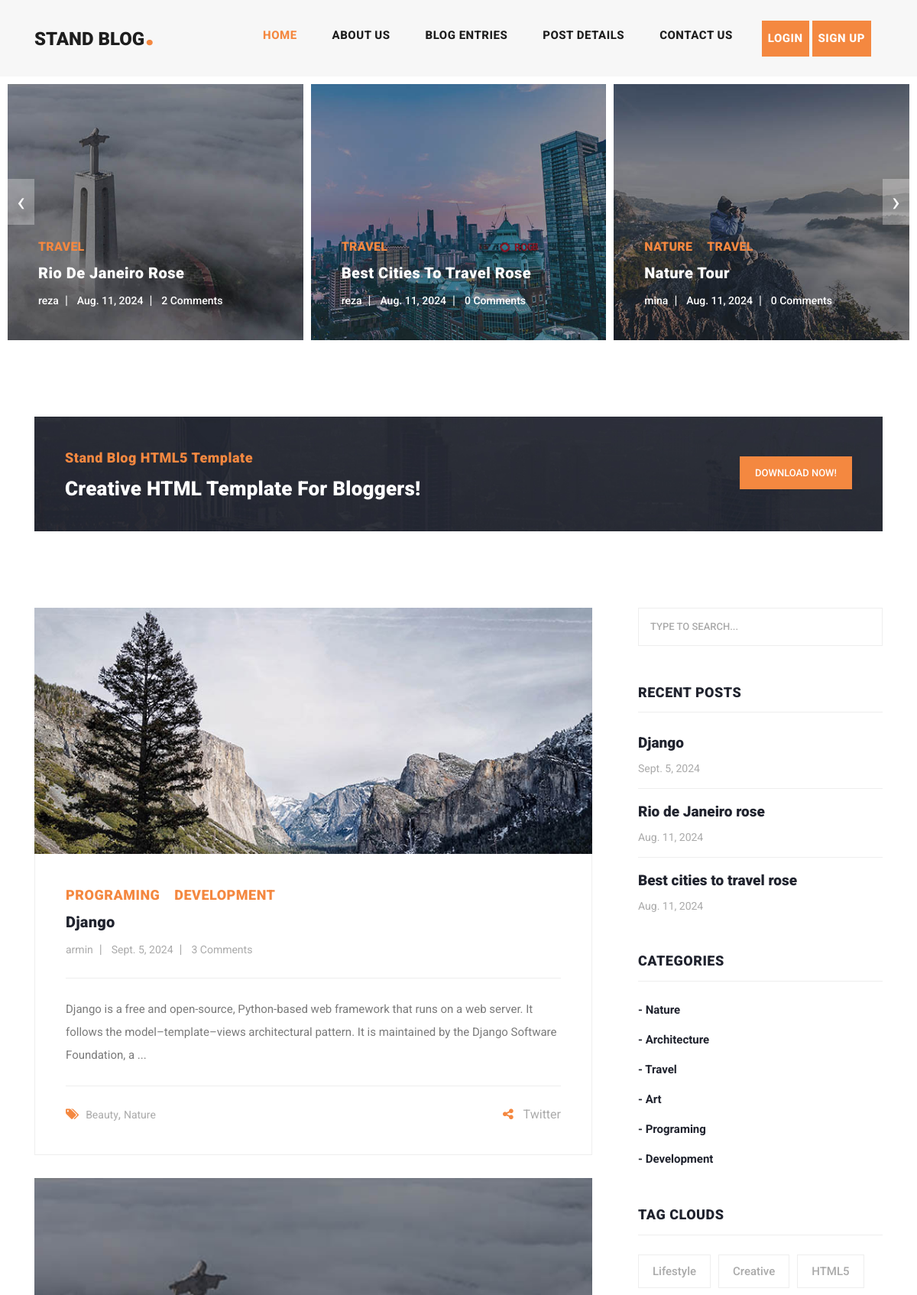
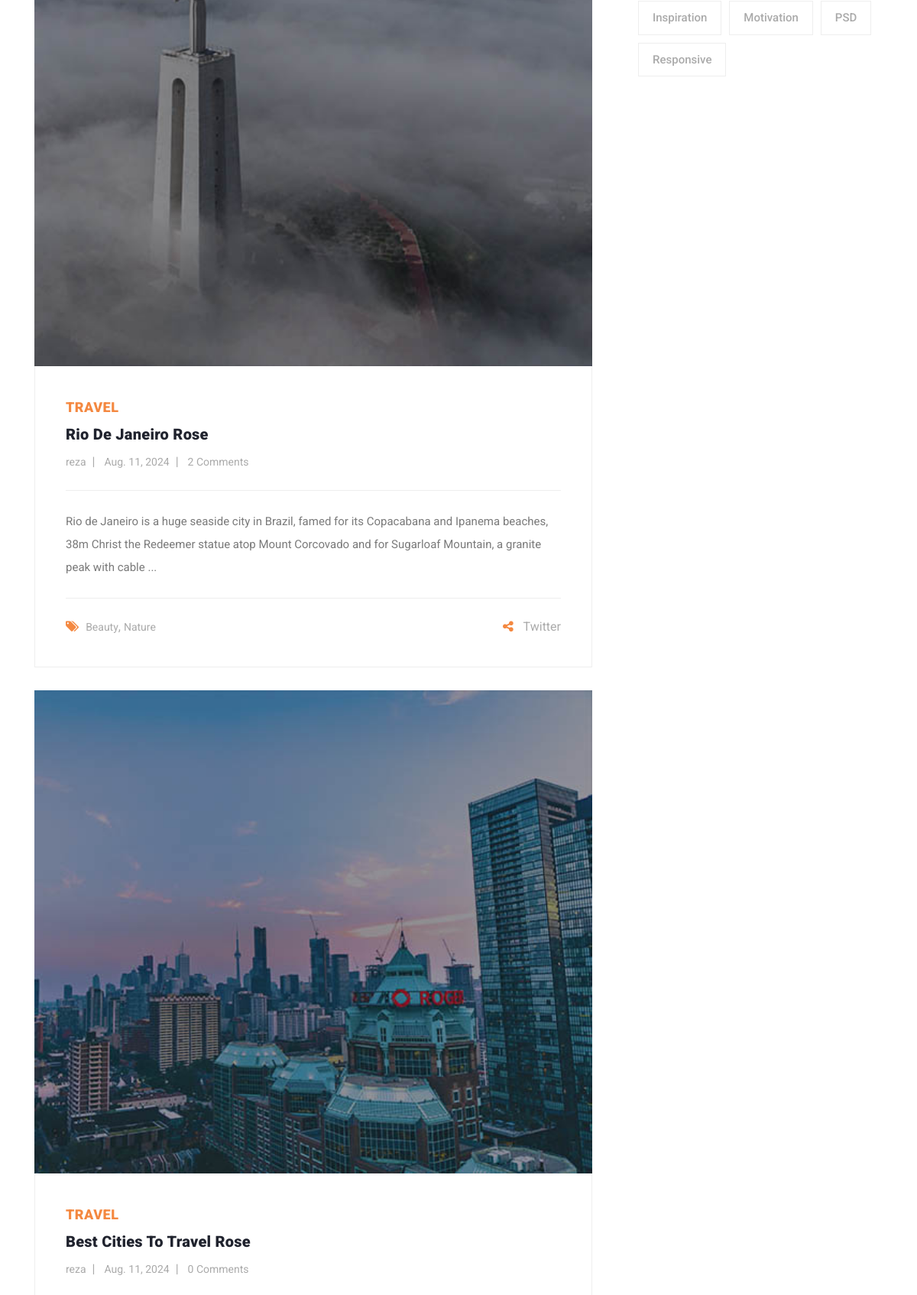
The page / (upper part) on the database its author committed (2 pictures, top to bottom).
### blog_app/models.py (models this page shows, shortened)
class Post(models.Model):
    author = models.ForeignKey(User, on_delete=models.CASCADE)
    title = models.CharField(max_length=100, unique_for_date='pub_date')
    category = models.ManyToManyField(Category)
    body = models.TextField()
    image = models.ImageField(upload_to='img/post')
    published = models.BooleanField(default=True)
    created = models.DateField(auto_now_add=True)
    updated = models.DateField(auto_now=True)
    pub_date = models.DateField(default=timezone.now())
    objects = ModelManager()
    class Meta:
        ordering = ('created',)
    def get_absolute_url(self):
        return reverse('blog:post_details', kwargs={'pk': self.pk})

class Category(models.Model):
    title = models.CharField(max_length=100)
    created = models.TimeField(auto_now_add=True)
    def __str__(self):
        return self.title

### home_app/views.py (the view)
# urls.py: 2. Add a URL to urlpatterns:  path('', views.home, name='home')
def home(request):
    posts = Post.objects.all()
    return render(request, template_name='home_app/index.html', context={'posts': posts})

### context_processors/context_processors.py (called while the page is built)
def recent_posts(request):
    return {'recent_posts': Post.objects.order_by('-created')[:3]}

def categorise(request):
    return {'categorise': Category.objects.all()}

### home_app/templates/home_app/index.html (shortened to what this page needs)
{% extends 'base.html' %}
{% load static %}
{% load social_share %}
{% block content %}
    <div class="main-banner header-text">
        <div class="container-fluid">
            <div class="owl-banner owl-carousel">
                {% for post in posts %}
                    <div class="item">
                        <img src="{{ post.image.url }}" alt="">
                        <div class="item-content">
                            <div class="main-content">
                                <div class="meta-category">
                                    {% for cat in post.category.all %}
                                        <span style="margin-right: 15px">{{ cat.title }}</span>
                                    {% endfor %}
                                </div>
                                <a href="{% url 'blog:post_details' post.pk %}"><h4>{{ post.title }}</h4></a>
                                <ul class="post-info">
                                    <li><a href="#">{{ post.author }}</a></li>
                                    <li><a href="#">{{ post.created }}</a></li>
                                    <li><a href="#">{{ post.comments.count }} Comments</a></li>
                                </ul>
                            </div>
                        </div>
                    </div>
                {% endfor %}
            </div>
        </div>
    </div>
    <section class="call-to-action">
        <div class="container">
            <div class="row">
                <div class="col-lg-12">
                    <div class="main-content">
                        <div class="row">
                            <div class="col-lg-8">
                                <span>Stand Blog HTML5 Template</span>
                                <h4>Creative HTML Template For Bloggers!</h4>
                            </div>
                            <div class="col-lg-4">
                                <div class="main-button">
                                    <a rel="nofollow" href="https://templatemo.com/tm-551-stand-blog"
                                       target="_parent">Download Now!</a>
                                </div>
                            </div>
                        </div>
                    </div>
                </div>
            </div>
        </div>
    </section>
    <section class="blog-posts">
        <div class="container">
            <div class="row">
                <div class="col-lg-8">
                    <div class="all-blog-posts">
                        <div class="row">
                            {% for post in recent_posts %}
                                <div class="col-lg-12">
                                    <div class="blog-post">
                                        <div class="blog-thumb">
                                            <img src="{{ post.image.url }}" alt="">
                                        </div>
                                        <div class="down-content">
                                            {% for cat in post.category.all %}
                                                <span style="margin-right: 15px">{{ cat }}</span>
                                            {% endfor %}
                                            <a href="{{ post.get_absolute_url }}"><h4>{{ post.title }}</h4>
                                            </a>
                                            <ul class="post-info">
                                                <li><a href="#">{{ post.author }}</a></li>
                                                <li><a href="#">{{ post.created }}</a></li>
                                                <li><a href="#">{{ post.comments.count }} Comments</a></li>
                                            </ul>
                                            <p>{{ post.body|slice:':200' }} ...</p>
                                            <div class="post-options">
                                                <div class="row">
                                                    <div class="col-6">
                                                        <ul class="post-tags">
                                                            <li><i class="fa fa-tags"></i></li>
                                                            <li><a href="#">Beauty</a>,</li>
                                                            <li><a href="#">Nature</a></li>
                                                        </ul>
                                                    </div>
                                                    <div class="col-6">
                                                        <ul class="post-share">
                                                            <li><i class="fa fa-share-alt"></i></li>
                                                            <li>Twitter</li>
                                                        </ul>
                                                    </div>
                                                </div>
                                            </div>
                                        </div>
                                    </div>
                                </div>
                            {% endfor %}
                        </div>
                    </div>
                </div>
                {% include 'includes/sidebar.html' %}
            </div>
        </div>
    </section>
{% endblock %}

### templates/includes/sidebar.html
<div class="col-lg-4">
    <div class="sidebar">
        <div class="row">
            <div class="col-lg-12">
                <div class="sidebar-item search">
                    <form id="search_form" name="gs" method="GET" action="{% url 'blog:search_posts' %}">
                        <input type="text" name="q" class="searchText"
                               placeholder="type to search..." autocomplete="on">
                    </form>
                </div>
            </div>
            <div class="col-lg-12">
                <div class="sidebar-item recent-posts">
                    <div class="sidebar-heading">
                        <h2>Recent Posts</h2>
                    </div>
                    <div class="content">
                        <ul>
                            {% for post in recent_posts %}
                                <li><a href={{ post.get_absolute_url }}>
                                    <h5>{{ post.title }}</h5>
                                    <span>{{ post.created }}</span>
                                </a></li>
                            {% endfor %}
                        </ul>
                    </div>
                </div>
            </div>
            <div class="col-lg-12">
                <div class="sidebar-item categories">
                    <div class="sidebar-heading">
                        <h2>Categories</h2>
                    </div>
                    <div class="content">
                        <ul>
                            {% for cat in categorise %}
                                <li><a href="{% url 'blog:category_details' cat.pk %}">- {{ cat.title }}</a></li>
                            {% endfor %}
                        </ul>
                    </div>
                </div>
            </div>
            <div class="col-lg-12">
                <div class="sidebar-item tags">
                    <div class="sidebar-heading">
                        <h2>Tag Clouds</h2>
                    </div>
                    <div class="content">
                        <ul>
                            <li><a href="#">Lifestyle</a></li>
                            <li><a href="#">Creative</a></li>
                            <li><a href="#">HTML5</a></li>
                            <li><a href="#">Inspiration</a></li>
                            <li><a href="#">Motivation</a></li>
                            <li><a href="#">PSD</a></li>
                            <li><a href="#">Responsive</a></li>
                        </ul>
                    </div>
                </div>
            </div>
        </div>
    </div>
</div>

### rows shown on the page
Post: image (picture), title "Rio De Janeiro Rose", author "reza", created "Aug. 11, 2024", comments.count "2", body "Rio de Janeiro is a huge seaside city in Brazil, famed for its Copacabana and Ipanema beaches, 38m Christ the Redeemer statue atop Mount Corcovado and for Sugarloaf Mountain, a granite peak with cable", title "Rio de Janeiro rose"
Category: title "TRAVEL", title "Travel"
Post: image (picture), title "Best Cities To Travel Rose", author "reza", created "Aug. 11, 2024", comments.count "0", title "Best cities to travel rose"
Post: image (picture), title "Nature Tour", author "mina", created "Aug. 11, 2024", comments.count "0"
Category: title "NATURE", title "Nature"
Post: image (picture), title "Django", author "armin", created "Sept. 5, 2024", comments.count "3", body "Django is a free and open-source, Python-based web framework that runs on a web server. It follows the model–template–views architectural pattern. It is maintained by the Django Software Foundation, a"
Category: title "PROGRAMING", title "Programing"
Category: title "DEVELOPMENT", title "Development"
Category: title "Architecture"
Category: title "Art"
